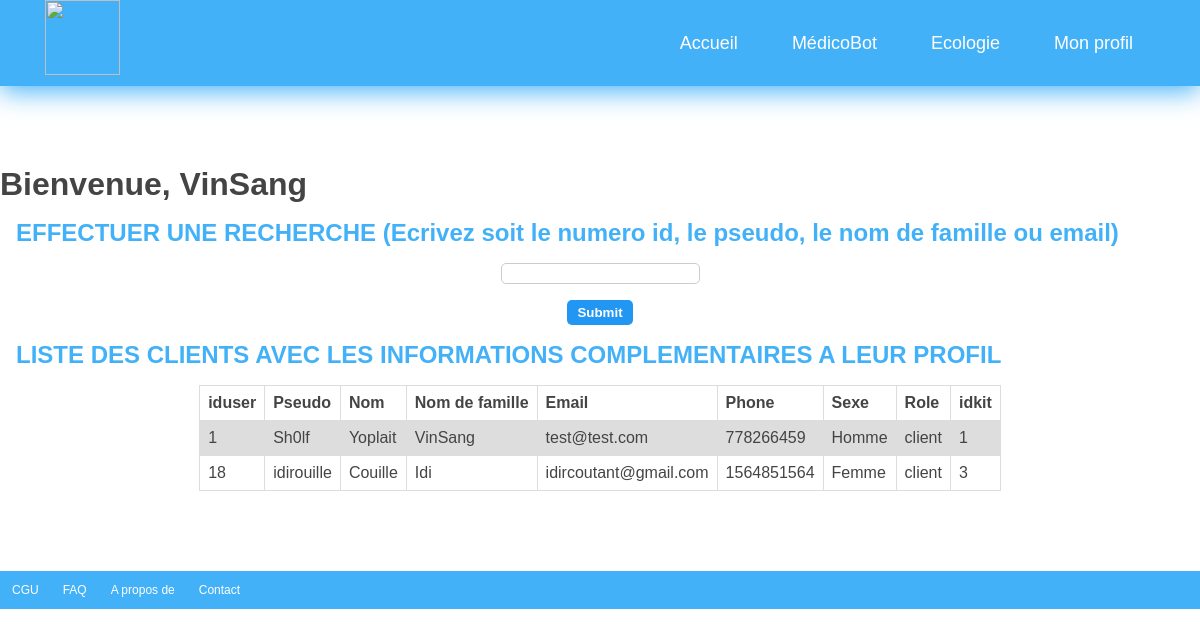
The app's page /HTML-CSS/views/personalspace/medecin/medecin-personalspace.php (signed in) with its own data.
### tables this page shows
CREATE TABLE `user` (
  `iduser` int(11) NOT NULL,
  `creation_time` datetime NOT NULL DEFAULT current_timestamp(),
  `username` varchar(45) NOT NULL,
  `familyname` varchar(45) NOT NULL,
  `name` varchar(45) NOT NULL,
  `email` varchar(45) NOT NULL,
  `phone` int(11) NOT NULL,
  `sexe` varchar(45) NOT NULL,
  `password` varchar(255) NOT NULL,
  `role` varchar(45) NOT NULL,
  `code_timestamp` datetime NOT NULL DEFAULT current_timestamp(),
  `code` int(8) NOT NULL,
  `is_verified` int(1) DEFAULT 0,
  `KitDiagnostiqueidKitDiagnostique` int(11) NOT NULL
);

### HTML-CSS/model/SQL-personalinfopage.php (called while the page is built, shortened)
<?php
function fetchAllUserClient($conn){
    $sql = "SELECT * FROM user WHERE role = ?";
    $stmt = $conn->prepare($sql);
    $stmt->execute(array("client"));
    $result = $stmt->fetchAll();
    return $result;
}
?>

### HTML-CSS/views/personalspace/medecin/medecin-personalspace.php (the view, shortened to what this page needs)
<!DOCTYPE hmtl >
<html lang="fr">
    <head>
        <link rel="stylesheet"  href="medecin-personalspace.css" >
        <link rel="stylesheet" href="../../navbar/navbar-main.css">
    </head>
    <body>
        <header>
        <?php
            include_once '../../navbar/header-main.php';
        ?>
        </header>
        <?php
        if ($_SESSION["role"]==="medecin" || $_SESSION["role"]==="admin"){ echo '
        <h1>Bienvenue, '.$_SESSION["name"].'</h1>
        <h2>EFFECTUER UNE RECHERCHE (Ecrivez soit le numero id, le pseudo, le nom de famille ou email)</h2>
        <form action="../../../controller/medecinpage.php" method="post">
            <input type="text" name="input">
            <input type="submit" name="submit">
        </form>';
            echo '
            <h2>LISTE DES CLIENTS AVEC LES INFORMATIONS COMPLEMENTAIRES A LEUR PROFIL </h2>
            <table>
            <tr>
            <th>iduser</th>
            <th>Pseudo</th>
            <th>Nom</th>
            <th>Nom de famille</th>
            <th>Email</th>
            <th>Phone</th>
            <th>Sexe</th>
            <th>Role</th>
            <th>idkit</th>
            </tr>';
            include_once '../../../model/SQL-personalinfopage.php';
            include_once '../../../controller/dbh.inc.php';
            $result = fetchAllUserClient($conn);
            foreach($result as $row)
                {
                    echo "<tr>";
                    echo '<td>'. $row["iduser"].'</td><td>' . $row["username"]. '</td><td>' . $row["familyname"]. '</td><td>' . $row["name"]. '</td><td>' . $row["email"]. '</td><td>' . $row["phone"]. '</td><td>' . $row["sexe"]. '</td><td>' . $row["role"]. '</td><td>' . $row["KitDiagnostiqueidKitDiagnostique"].'</td>';
                    echo "</tr>";
                }
            echo "</table>";
        } else {
            header('location:../../mainmenu.php');
            exit();
        }
            ?>
        <footer>
        <?php
            include_once '../../navbar/footer.php';
        ?>
        </footer>
    </body>

### HTML-CSS/views/personalspace/medecin/medecin-personalspace.css (style rules this page uses)
h2 { color:#43b1f8; margin:16px ; }
form input { display: flex; flex-direction: row; margin: auto; padding: 1px }
input[type="text"] { padding: 2px 10px; margin-bottom: 1px; border-radius: 5px; border: 1px solid #ccc; }
input[type="submit"] { margin-top: 16px; padding: 5px 10px; border-radius: 5px; background-color: #2196f3; color: #fff; border: 0; font-weight: bold; cursor: pointer; }
table { display: flex; flex-wrap: wrap; overflow-x:auto; font-family: arial, sans-serif; border-collapse: collapse; position: relative; justify-content: center; }
td, th { border: 1px solid #dddddd; text-align: left; padding: 8px; }
tr:nth-child(even) { background-color: #dddddd; }
body { color: #444; }

### HTML-CSS/views/navbar/navbar-main.css (style rules this page uses)
* { margin: 0; padding:0; box-sizing:border-box; font-family:Verdana, Geneva, Tahoma, sans-serif; }
nav .show,input,.icon { display:none; }
header { margin-bottom: 80px; }
footer { margin-top: 80px; }

### records on screen
user: iduser "1", username "Sh0lf", familyname "Yoplait", name "VinSang", email "test@test.com", phone "778266459", sexe "Homme", role "client", KitDiagnostiqueidKitDiagnostique "1"
user: iduser "18", username "idirouille", familyname "Couille", name "Idi", email "idircoutant@gmail.com", phone "1564851564", sexe "Femme", role "client", KitDiagnostiqueidKitDiagnostique "3"

### other values on screen
$_SESSION["name"] "VinSang"
